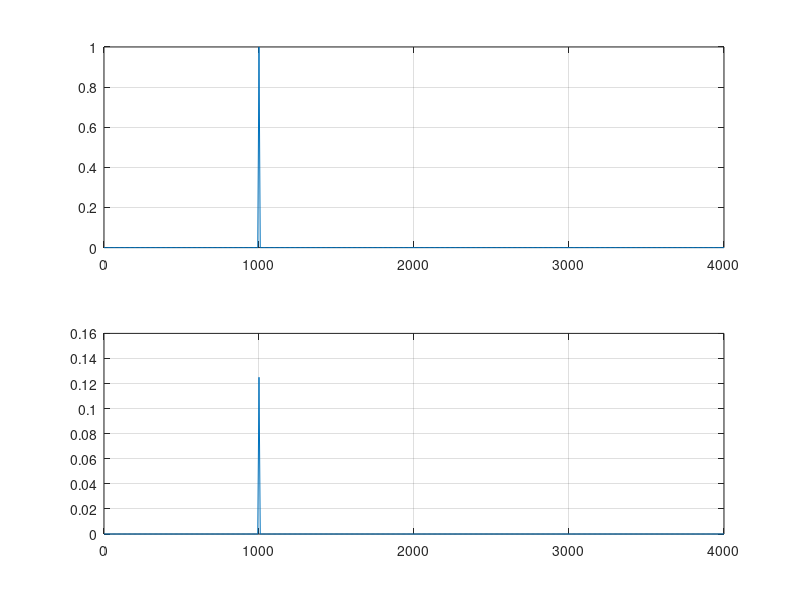

Reproduce this figure in MATLAB.
fs = 8000;               
N = 1000;                
n = 0:N-1;               

x = 2*sin(2000*pi*n/fs); 

X = fft(x);
X_mag = abs(X)/N;        

psd = (abs(X).^2) / (N*fs); 

half_N = floor(N/2) + 1;
freq = (0:half_N-1) * fs / N;

figure;
subplot(2,1,1);
plot(freq, X_mag(1:half_N));
grid on;

subplot(2,1,2);
plot(freq, psd(1:half_N));
grid on;
